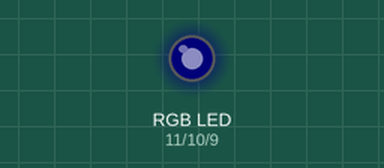
Simulated run of this sketch. Board: Arduino Uno, built with avr-gcc and run on an emulated ATmega328P. Shown: an RGB LED mixed from three pins (HIGH = lit). Dim RGB values are drawn brighter than linear.

Above: at 4.65 s.
At 23.55 s:
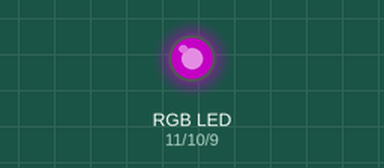
At 25.45 s:
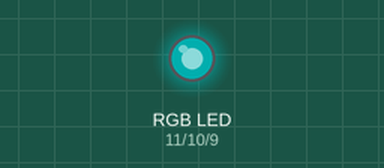
At 27.45 s:
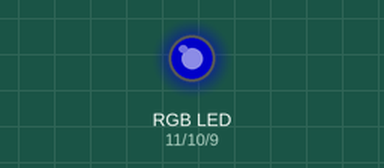
At 31.55 s:
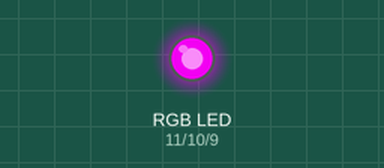
At 39.76 s:
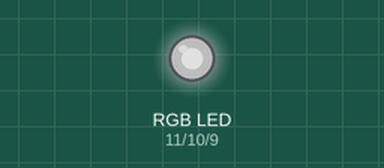
Timing chart, 0 to 40.0 s (numbered marks = the images above):
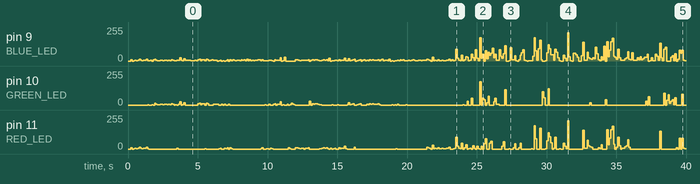

The sketch:

ledLights.ino
```cpp
#include "Arduino.h"
#define BLUE_LED 9
#define RED_LED 11
#define GREEN_LED 10

// paste in melodyFrequencies.txt as array
int f[] = {0,32,11,0,5,8,0,0,0,0,19,3,0,8,8621,522,522,1833,931,1249,1050,1047,1047,1047,1047,1047,1047,1047,1047,1047,1047,1047,1052,934,1052,468,1031,1047,934,1044,1031,934,931,934,934,934,934,931,939,926,1244,1246,1246,1244,1244,393,1252,1244,939,926,934,1244,1246,1257,1741,350,369,1857,934,2091,366,350,1653,415,415,829,832,931,931,929,939,945,915,934,947,918,929,826,697,738,832,934,934,947,915,347,350,937,1044,347,350,1222,347,350,1661,1254,611,1120,1244,1244,1260,1222,659,633,1860,2772,2218,1647,1564,1572,468,312,310,310,393,312,939,393,393,466,1857,931,1044,1044,1044,1042,1047,3138,3136,396,390,393,312,393,565,2772,1244,415,415,942,1042,312,312,417,312,310,310,1244,1244,1246,1246,1249,277,312,1300,1044,1044,1179,622,937,934,1246,1246,1246,1246,1246,1246,1246,1246,1246,1244,522,522,786,525,522,829,896,945,1052,937,1042,347,1042,934,934,931,931,931,1047,931,934,934,926,939,934,692,939,929,937,708,692,692,934,463,458,415,328,328,415,463,458,415,328,328,331,458,458,463,458,466,732,592,466,466,466,466,468,415,415,1440,415,417,1437,415,415,1435,417,382,619,463,458,1440,417,1386,2140,415,1367,1440,363,291,584,1367,1443,1437,1362,581,630,226,207,1171,1246,781,396,834,608,458,132,630,404,482,458,630,635,603,633,595,511,781,460,624,460,425,816,824,380,853,1658,1655,231,231,3927,129,191,678,137,261,689,681,304,1300,183,167,293,431,484,929,929,786,781,786,929,929,789,929,934,269,275,277,272,277,9919,482,929,926,778,926,301,304,312,832,608,1661,310,310,310,310,264,304,614,315,315,312,624,318,310,310,369,350,301,713,783,783,783,783,783,783,783,783,783,783,1174,783,1954,789,789,786,708,783,767,697,350,705,705,1036,689,1661,1663,1658,1397,1394,1392,1042,2689,538,137,549,5160,431,412,5044,8161,452,415,153,501,929,926,953,781,929,931,493,490,487,452,498,705,374,441,1970,937,641,821,296,205,245,285,293,291,245,229,199,248,272,266,250,215,272,234,296,315,1114,821,826,1171,877,393,5058,5179};

// paste in bassFrequencies.txt array
int voltages[] = {0,0,8,0,2,6,2,5,15,4,3,5,6,13,1,2,4,3,11,14,4,2,1,6,7,2,5,7,1,6,3,10,4,3,2,5,4,24,5,1,18,7,7,6,6,2,2,2,4,2,9,12,1,8,10,3,15,11,1,7,11,5,6,4,7,1,4,6,1,6,2,8,6,8,2,8,5,1,4,4,3,10,4,10,1,14,1,8,2,4,2,7,6,11,8,3,9,3,1,2,1,6,4,3,5,9,4,5,4,24,0,1,27,0,7,10,3,13,7,1,9,9,5,1,7,4,6,6,4,10,27,6,8,7,11,8,4,2,1,5,10,4,11,1,22,7,2,1,7,6,3,9,2,6,4,22,2,2,16,1,6,8,14,0,3,4,8,0,7,8,1,7,1,8,7,11,7,6,4,10,2,8,12,3,7,6,3,12,0,1,0,3,1,6,2,11,4,10,2,2,3,5,3,6,11,6,1,2,5,6,3,4,4,5,12,11,4,0,28,1,7,2,9,2,1,5,3,2,7,6,12,1,8,3,4,90,22,6,3,43,2,11,32,29,2,7,52,25,6,83,21,3,173,21,52,40,77,17,64,44,59,94,24,49,7,4,85,35,21,56,116,0,0,1,100,11,9,39,1,0,8,44,63,84,7,2,0,1,1,2,36,174,76,5,93,155,11,99,53,3,63,121,91,48,46,7,90,64,26,1,0,0,42,22,1,212,33,1,0,60,59,48,27,0,0,41,142,4,5,67,23,17,13,24,18,102,55,9,3,33,8,112,39,146,32,80,144,172,36,29,12,90,26,6,6,5,18,24,68,14,10,62,4,5,4,26,9,31,9,18,29,27,51,63,3,26,3,1,51,36,6,134,25,3,89,105,34,76,15,30,40,2,55,11,12,82,59,79,4,2,30,2,40,108,4,90,5,9,0,70,33,6,134,51,64,22,13,6,1,0,30,72,66,15,1,16,34,85,7,2,2,120,25,87,8,28,5,142,27,73,104,20,75,17,4,188,1,35,50,15};


void setup() {
    Serial.begin(115200);

  for(int i = 0; i < 450; i++){
    if(f[i] < 500){
      analogWrite(RED_LED, voltages[i]);
      analogWrite(BLUE_LED, voltages[i]);

      delay(100);
      digitalWrite(RED_LED, LOW);
      digitalWrite(BLUE_LED, LOW);
    }
    else if(f[i] < 1000){
      analogWrite(BLUE_LED, voltages[i]);
      delay(100);
      digitalWrite(BLUE_LED, LOW);

    }
    else if(f[i] < 1500){
      analogWrite(GREEN_LED, voltages[i]);
      analogWrite(BLUE_LED, voltages[i]);
      delay(100);
      digitalWrite(GREEN_LED, LOW);
      digitalWrite(BLUE_LED, LOW);
    }
    else if(f[i] < 2000){
      analogWrite(GREEN_LED, voltages[i]);
      delay(100);
      digitalWrite(GREEN_LED, LOW);

    }

    else if(f[i] < 2500){
      analogWrite(GREEN_LED, voltages[i]);
      analogWrite(RED_LED, voltages[i]);
      delay(100);
      digitalWrite(GREEN_LED, LOW);
      digitalWrite(RED_LED, LOW);
    }

    else if(f[i] < 3000){
      analogWrite(RED_LED, voltages[i]);
      delay(100);
      digitalWrite(RED_LED, LOW);
    }
    else{
      analogWrite(BLUE_LED, voltages[i]);
      analogWrite(GREEN_LED, voltages[i]);
      analogWrite(RED_LED, voltages[i]);
      delay(100);
      digitalWrite(GREEN_LED, LOW);
      digitalWrite(BLUE_LED, LOW);
      digitalWrite(RED_LED, LOW);

    }
  }
}

void loop() {

}
```

Measured:
- by itself, pin 9 (BLUE_LED): 0/255 → 8/255 at 0.20 s, → 0/255 0.10 s later, → 2/255 0.10 s later, → 6/255 0.10 s later, … (374 changes in this stretch)
- by itself, pin 11 (RED_LED): 0/255 → 8/255 at 0.20 s, → 0/255 0.10 s later, → 2/255 0.10 s later, → 6/255 0.10 s later, … (193 changes in this stretch)
